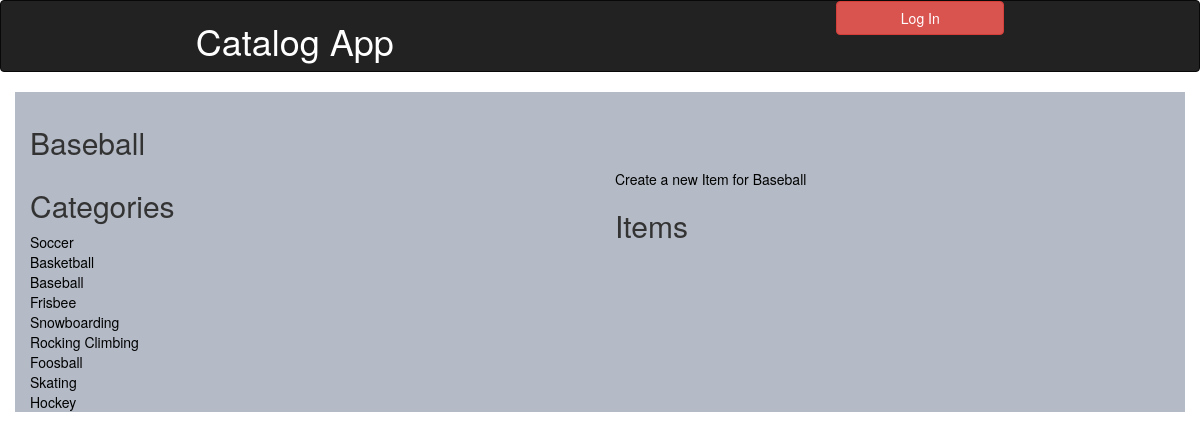
/catalog/Baseball/items, run on the app's committed database.
### database_setup.py (models this page shows, shortened)
class Category(Base):
    __tablename__ = 'category'
    name = Column(String(80), nullable = False)
    id = Column(Integer, primary_key = True)

### catalog.py (the view)
@app.route('/catalog/<category_name>')
@app.route('/catalog/<category_name>/items')
def showCategory(category_name):
	listCatalog = session.query(Category).all()
	category = categoryToId(category_name)
	item = session.query(Item).filter_by(category_id = category.id)
	if 'username' not in login_session:
		return render_template('publicViewCategory.html', catalog= listCatalog, category = category, item = item)
	else:
		return render_template('viewCategory.html', catalog = listCatalog, category = category, item = item)

### catalog.py (called while the page is built)
def categoryToId(category_name):
	iso = session.query(Category).filter_by(name  = category_name.title())
	catId = ""
	for x in iso:
		catId = x.id
	category = session.query(Category).filter_by(id = catId).one()
	return category

### templates/publicViewCategory.html (shortened to what this page needs)
{% extends "head.html" %}
{% block content %}
{% include "publicHeader.html" %}
	<div class="container">
		<h2>{{category.name}}</h2>
		<div class="row">
			<div class="col-md-6">
				<h2>Categories</h2>
				{% for x in catalog %}
					<a href="{{ url_for('showCategory', category_name = x.name)}}">{{x.name}}</a>
					<br>
				{% endfor %}
			</div>
			<div class="col-md-6">
				<a href="{{url_for('createItem', category_name = category.name)}}">Create a new Item for {{category.name}}</a>
				<h2>Items</h2>
			</div>
		</div>
	</div>
	{% endblock %}

### static/styles.css (style rules this page uses)
a { color: black; }
.container { background-color: #b4bbc6; padding-top: 1em; }

### data on the page
Category: name "Baseball"
Category: name "Soccer"
Category: name "Basketball"
Category: name "Frisbee"
Category: name "Snowboarding"
Category: name "Rocking Climbing"
Category: name "Foosball"
Category: name "Skating"
Category: name "Hockey"
